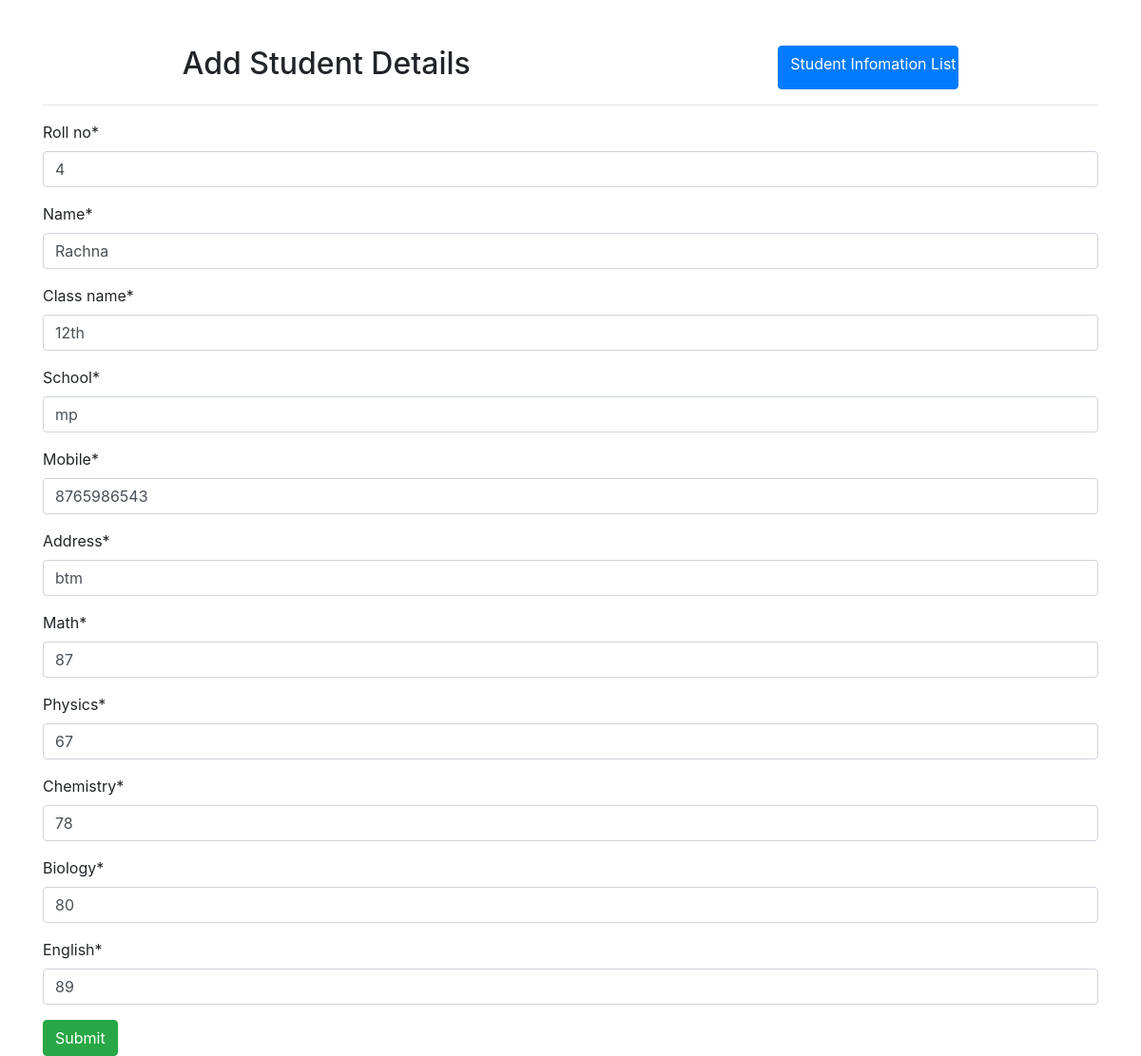
The page /update/4/ on the database its author committed.
### enroll/models.py (models this page shows, shortened)
class StudentInfo(models.Model):
    roll_no = models.IntegerField(primary_key=True)
    name = models.CharField(max_length=50)
    class_name = models.CharField(max_length=500)
    school = models.CharField(max_length=500)
    mobile = models.BigIntegerField()
    address = models.CharField(max_length=500)

class StudentAcademics(models.Model):
    roll_no = models.ForeignKey(StudentInfo, on_delete=models.CASCADE, null=True, blank=True)
    math = models.IntegerField(default=0)
    physics = models.IntegerField(default=0)
    chemistry = models.IntegerField(default=0)
    biology = models.IntegerField(default=0)
    english = models.IntegerField(default=0)

### enroll/views.py (the view, shortened to what this page needs)
# urls.py: path('update/<int:id>/',views.create_or_update),
def create_or_update(request, id = None):
    context = {}
    print(id)
    if id:
        try:
            stud_info = StudentInfo.objects.get(roll_no = id)
            stud_acadmic = StudentAcademics.objects.get(roll_no__roll_no = id)
        except StudentInfo.DoesNotExist:
            return HttpResponse({"error":["id doesnot exist"]})
        stu_info = StudentInfoForm(request.POST or None, instance=stud_info)
        stu_academic = StudentRegistration(request.POST or None, instance=stud_acadmic)
        context['stu_info'] = stu_info
        context['stu_academic'] = stu_academic
    else:
        stu_info = StudentInfoForm(request.POST or None)
        stu_academic = StudentRegistration(request.POST or None)
        context['stu_info'] = stu_info
        context['stu_academic'] = stu_academic
    return render(request, 'create_or_update.html' , context)

### enroll/forms.py
class StudentInfoForm(forms.ModelForm):
    class Meta:
        model=  StudentInfo
        fields = "__all__"

class StudentRegistration(forms.ModelForm):
    class Meta:
        model=  StudentAcademics
        exclude = ("roll_no",)

### enroll/templates/create_or_update.html (shortened to what this page needs)
{% extends 'base.html' %}
{% load crispy_forms_tags %}
{% block content %}
    <div class=" row d-flex justify-content-around mt-5">
        {% if form.roll_no %}
            <h2> Update Student Details</h2>
        {% else %}
            <h2> Add Student Details</h2>
        {% endif %}
        <a href="/" class="btn btn-primary col-md-2">Student Infomation List</a>
    </div>
    <hr mt-2>
    <div>
        <form method = "post">
                {{stu_info|crispy}}
                {{stu_academic|crispy}}
            <input type="submit" class="btn btn-success">
        </form>
    </div>
{% endblock content %}

### rows shown on the page
StudentInfo: roll_no "4", name "Rachna", class_name "12th", school "mp", mobile "8765986543", address "btm"
StudentAcademics: math "87", physics "67", chemistry "78", biology "80", english "89"
